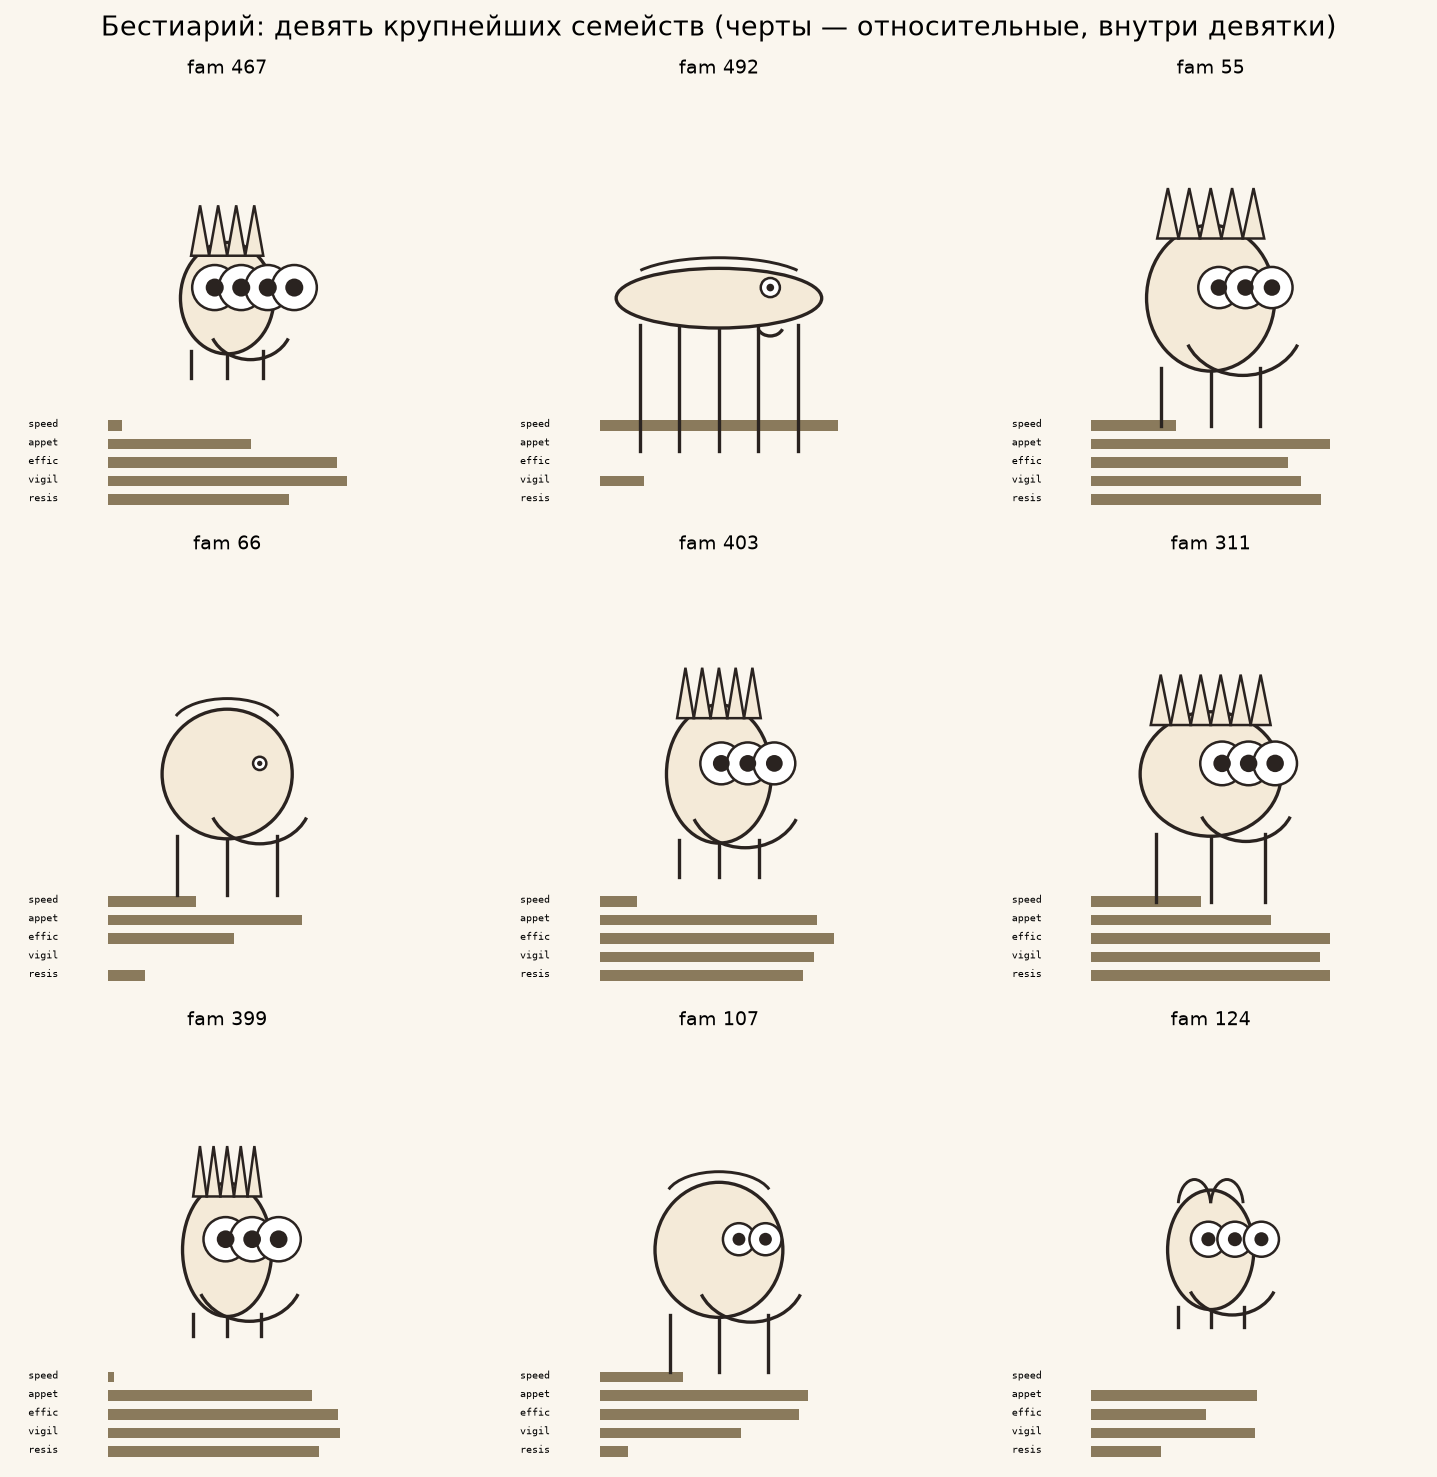

Source code (Python):
"""bestiary.py — бестиарий мира: портреты семейств по генам.

Морфология кодирует вектор черт (последняя запись семейства
в runs/family/families.csv):
  speed    -> длина ног и вытянутость тела
  appetite -> размер рта и брюха
  effic    -> обтекаемость (узость тела)
  vigil    -> число и размер глаз
  resist   -> панцирные щитки

Девять крупнейших семейств -> draws/bestiary.png.
"""

import csv
from collections import defaultdict

import matplotlib.pyplot as plt
import numpy as np
from matplotlib.patches import Arc, Circle, Ellipse, Polygon

TRAITS = ['speed', 'appetite', 'effic', 'vigil', 'resist']


def last_traits(path):
    fams = defaultdict(lambda: {'n': 0})
    with open(path) as fh:
        for r in csv.DictReader(fh):
            f = int(r['fam'])
            fams[f]['n'] = max(fams[f]['n'], int(r['n']))
            for tr in TRAITS:                    # последняя запись
                fams[f][tr] = float(r[tr])
    return fams


def normalize(fams, fam_ids):
    """Черты -> 0..1 по разбросу выбранных семейств."""
    out = {}
    for tr in TRAITS:
        vals = [fams[f][tr] for f in fam_ids]
        lo, hi = min(vals), max(vals)
        rng = hi - lo or 1
        for f in fam_ids:
            out.setdefault(f, {})[tr] = (fams[f][tr] - lo) / rng
    return out


def creature(ax, t, name):
    ax.set_xlim(-1.6, 1.6)
    ax.set_ylim(-1.5, 1.7)
    ax.set_aspect('equal')
    ax.axis('off')
    ink = '#2a2320'

    bw = 0.65 + 0.9 * t['speed']
    bh = 0.45 + 0.65 * t['appetite']
    ax.add_patch(Ellipse((0, 0.1), bw, bh, fc='#f4ead8', ec=ink,
                         lw=1.6, zorder=3))

    # ноги: 3-5, длина по speed
    n_legs = 3 + int(2 * t['speed'])
    for i in range(n_legs):
        x = -bw / 2.6 + i * (bw / 1.3) / max(n_legs - 1, 1)
        ln = 0.15 + 0.8 * t['speed']
        ax.plot([x, x], [-bh / 2 + 0.12, -bh / 2 + 0.12 - ln],
                color=ink, lw=1.6, zorder=2)

    # панцирь: щитки-дуги; при высоком resist — шипы
    n_sc = int(1 + 5 * t['resist'])
    for i in range(n_sc):
        x0 = -bw / 2 + 0.08 + i * (bw - 0.16) / max(n_sc, 1)
        cw = (bw - 0.16) / n_sc
        if t['resist'] > 0.66:
            ax.add_patch(Polygon([(x0, 0.1 + bh / 2 - 0.1),
                                  (x0 + cw / 2, 0.1 + bh / 2 + 0.28),
                                  (x0 + cw, 0.1 + bh / 2 - 0.1)],
                                 fc='#f4ead8', ec=ink, lw=1.2,
                                 zorder=4))
        else:
            ax.add_patch(Arc((x0 + cw / 2, 0.1 + bh / 2 - 0.12),
                             cw, 0.4, theta1=10, theta2=170,
                             ec=ink, lw=1.4, zorder=4))

    # глаза: 1-4, радиус по vigil
    n_eyes = 1 + int(3 * t['vigil'])
    for i in range(n_eyes):
        ex = bw / 4 + i * 0.2 - (n_eyes - 1) * 0.09
        er = 0.05 + 0.12 * t['vigil']
        ax.add_patch(Circle((ex, 0.18), er, fc='white', ec=ink,
                            lw=1.2, zorder=5))
        ax.add_patch(Circle((ex, 0.18), er * 0.4, fc=ink, zorder=6))

    # рот: дуга, раскрыв по appetite
    m = 0.1 + 0.35 * t['appetite']
    ax.add_patch(Arc((bw / 4, -0.1), m * 2, m * 1.7,
                     theta1=200, theta2=340, ec=ink, lw=1.6,
                     zorder=5))

    ax.set_title(f'fam {name}', fontsize=9)
    for i, tr in enumerate(TRAITS):
        ax.text(-1.5, -0.85 - i * 0.14, tr[:5], fontsize=5,
                family='monospace', va='center')
        ax.add_patch(plt.Rectangle((-0.9, -0.9 - i * 0.14),
                                   t[tr] * 1.8, 0.08, fc='#8a7a5c'))


if __name__ == '__main__':
    fams = last_traits('runs/family/families.csv')
    top = sorted(fams, key=lambda f: -fams[f]['n'])[:9]
    norm = normalize(fams, top)
    fig, axes = plt.subplots(3, 3, figsize=(10, 10))
    for ax, f in zip(axes.flat, top):
        creature(ax, norm[f], f)
    fig.suptitle('Бестиарий: девять крупнейших семейств '
                 '(черты — относительные, внутри девятки)',
                 fontsize=13)
    fig.tight_layout()
    fig.savefig('draws/bestiary.png', dpi=150,
                facecolor='#faf6ee', bbox_inches='tight')
    print('семейств нарисовано:', len(top), 'из', len(fams))
    print('VERDICT: OK' if len(top) == 9 else 'FAIL')
